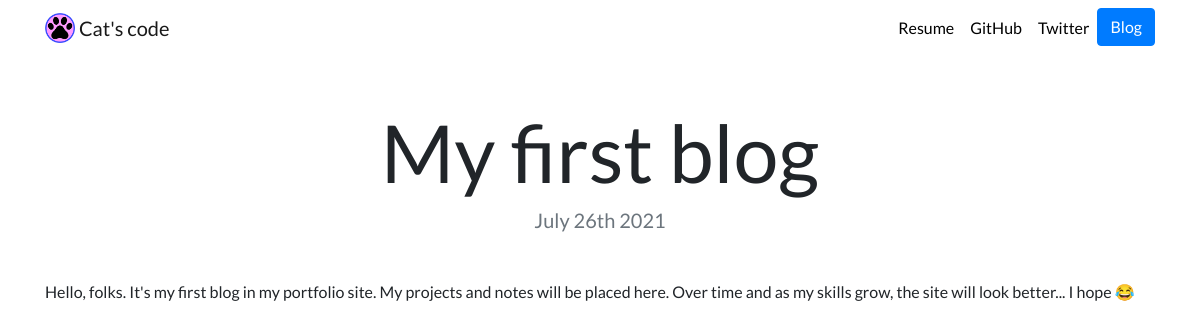
Page /blog/3/ on the committed database.
### blog/models.py (models this page shows, shortened)
class Blog(models.Model):
	title = models.CharField(max_length=200)
	description = models.TextField()
	date = models.DateField()

### blog/views.py (the view)
# urls.py: path('<int:blog_id>/', views.detail, name='detail'),
def detail(request, blog_id):
	blog = get_object_or_404(Blog, pk=blog_id)
	return render(request, 'blog/detail.html', {'blog': blog})

### blog/templates/blog/detail.html
{% extends 'portfolio/base.html' %}
{% load static %}
{% block content %}
<h1 class="text-center mt-5" id="blogdetailtitle">{{ blog.title }}</h1>
<h5 class="text-center text-muted mb-5">{{ blog.date|date:'F jS Y' }}</h5>
{{ blog.description|safe }}
{% endblock %}

### portfolio/static/custom.css (style rules this page uses)
body { font-family: 'Lato', sans-serif; }
@media (min-width: 992px) { #blogdetailtitle { font-size: 5rem; } }

### rows in the picture
Blog: title "My first blog", date "July 26th 2021", description "Hello, folks. It's my first blog in my portfolio site. My projects and notes will be placed here. Over time and as my skills grow, the site will look better... I hope 😂"
